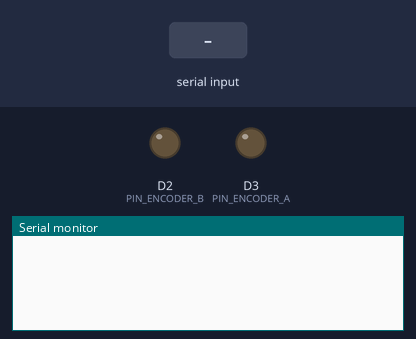
A program run on a simulated Arduino Due. On the bench: output pins drawn as LEDs (lit = HIGH), the last lines printed to the serial monitor. Inputs (shaded band) come from the test bench.

Above: at 1.2 s.
1.3 s: "a" received over Serial
At 2.1 s:
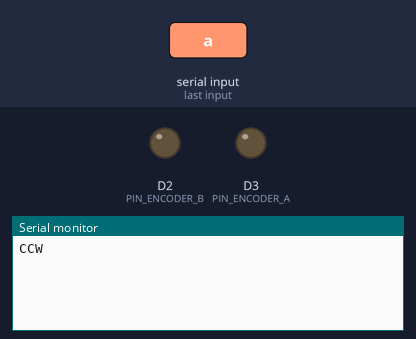
2.8 s: "d" received over Serial
At 3.2 s:
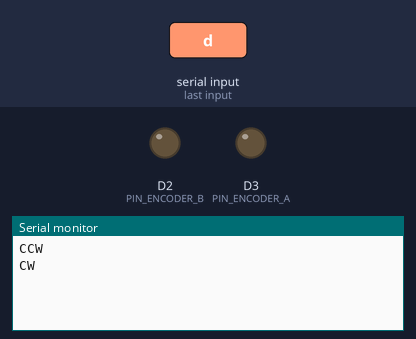

The program:

main.cpp
```cpp
/**
 * Quick hacky attempt to emulate the rotary encoder
 * of a MonoPrice Select Mini/Malyan M200.
 *
 * Set-up:
 *  Connect the Arduino pins 2, 3 and 4 to the blue, black
 *  and red cables of the control panel connector, and
 *  connect the orange cable to ground.
 *
 * Usage:
 *  Open up a serial monitor (115200 baud).
 *   - 'a':   Move counter-clockwise
 *   - 'd':   Move clockwise
 *   - space: Confirm option
 */

#include <Arduino.h>

const int PIN_ENCODER_B  = 2;
const int PIN_ENCODER_A  = 3;
const int PIN_PUSHBUTTON = 4;

const bool PHASES[4][2] = {{ 0, 0 }, { 0, 1 }, { 1, 1 }, { 1, 0 }};

int current_phase = 0;

void setup()
{
    Serial.begin(115200);

    // Switching to INPUT to float the pin, as
    // that works better than pulling them high.
    pinMode(PIN_PUSHBUTTON, INPUT);
    pinMode(PIN_ENCODER_A, INPUT);
    pinMode(PIN_ENCODER_B, INPUT);
}

void rotateEncoder(bool clockwise)
{
    for (int i = 0; i < 4; i++) {
        auto phase = PHASES[clockwise ? (4 - i) : i];
        pinMode(PIN_ENCODER_A, phase[0] ? INPUT : OUTPUT);
        pinMode(PIN_ENCODER_B, phase[1] ? INPUT : OUTPUT);
        delay(5);
    }
}

void loop()
{
    if (Serial.available()) {
        char input = Serial.read();
        switch (input) {
        case 'a':  // Counter-clockwise
            rotateEncoder(false);
            Serial.println("CCW");
            break;

        case 'd':  // Clockwise
            rotateEncoder(true);
            Serial.println("CW");
            break;

        case ' ':  // Select
            pinMode(PIN_PUSHBUTTON, OUTPUT); delay(10);
            pinMode(PIN_PUSHBUTTON, INPUT);  delay(10);
            Serial.println("OK");
            break;

        default:
            Serial.println("?");
        }
    }
}
```

Measured:
- after the input at 1.3 s, the serial monitor: prints a new line at once (image 1)
- after the input at 2.8 s, the serial monitor: prints a new line at once (image 2)
